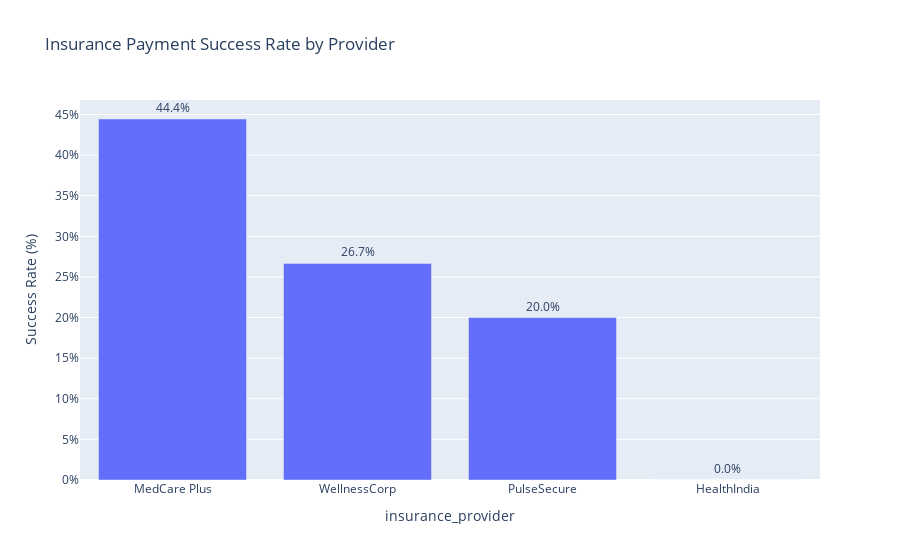

Here is the notebook cell this chart was saved with:
### Code cell
insurance_efficiency['success_pct'] = insurance_efficiency['success_rate'] * 100

# Step 2: Create a formatted label column as string + '%'
insurance_efficiency['label'] = insurance_efficiency['success_pct'].round(1).astype(str) + '%'


fig = px.bar(
    insurance_efficiency.sort_values('success_pct', ascending=False),
    x='insurance_provider',
    y='success_pct',
    text='label',  # ✅ This MUST match the string column
    title='Insurance Payment Success Rate by Provider',
    labels={'success_pct': 'Success Rate (%)'}
)

fig.update_traces(textposition='outside')
fig.update_layout(
    yaxis=dict(ticksuffix='%'),
    uniformtext_minsize=8,
    uniformtext_mode='hide'
)

fig.show()

### Figure 1 — Plotly figure (JSON) as saved in the notebook; plotly's stock layout.template omitted (floating-point values rounded to 4 significant figures)
{"data": [{"alignmentgroup": "True", "hovertemplate": "insurance_provider=%{x}<br>Success Rate (%)=%{y}<br>label=%{text}<extra></extra>", "legendgroup": "", "marker": {"color": "#636efa", "pattern": {"shape": ""}}, "name": "", "offsetgroup": "", "orientation": "v", "showlegend": false, "text": ["44.4%", "26.7%", "20.0%", "0.0%"], "textposition": "outside", "type": "bar", "x": ["MedCare Plus", "WellnessCorp", "PulseSecure", "HealthIndia"], "xaxis": "x", "y": [44.44, 26.67, 20, 0], "yaxis": "y"}], "layout": {"barmode": "relative", "legend": {"tracegroupgap": 0}, "title": {"text": "Insurance Payment Success Rate by Provider"}, "uniformtext": {"minsize": 8, "mode": "hide"}, "xaxis": {"anchor": "y", "domain": [0, 1], "title": {"text": "insurance_provider"}}, "yaxis": {"anchor": "x", "domain": [0, 1], "ticksuffix": "%", "title": {"text": "Success Rate (%)"}}}}
